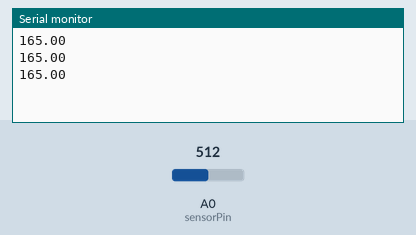
Recording of a sketch running on a simulated ESP8266 (NodeMCU). Parts: the last lines printed to the serial monitor. The inputs (shaded band) are chosen by the test bench; at power-on: A0 (sensorPin) = 512. WiFi joins after 1.5 s; servers stay silent unless stated.

Above: at 1.2 s.
1.3 s: A0 (sensorPin) set to 716
At 1.86 s:
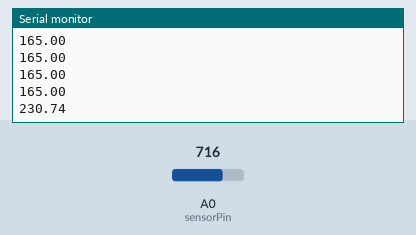
2.8 s: A0 (sensorPin) set to 900
At 3.06 s:
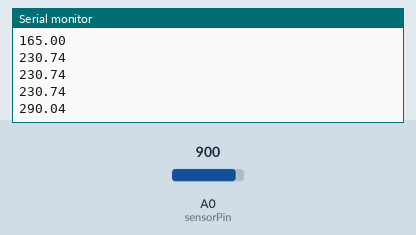
Timing chart, 0 to 5.8 s (numbered marks = the images above; inputs shaded):
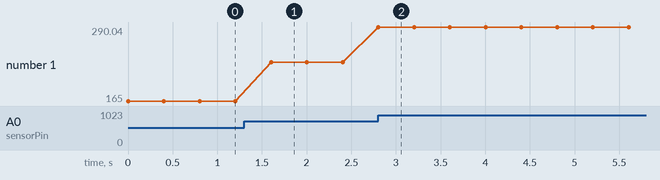

Measured:
- after the input at 1.3 s, the serial monitor: prints a new line after 0.30 s (image 1)
- after the input at 2.8 s, the serial monitor: prints a new line at once (image 2)
- plotted number 1: 165 → 230.74 after the input at 1.3 s, 230.74 → 290.04 after the input at 2.8 s

The sketch:

ThinkSpeak_LM35_temperature.ino
```cpp
#include <ESP8266WiFi.h>
#include <WiFiClient.h>
#include <ThingSpeak.h>

const char *ssid="PIJUSH_HP6GEN";
const char *psw="pijushhp6gen";
int val;
int sensorPin= A0;
WiFiClient Client ;

unsigned long channelID = 561929;
const char *WriteAPIKey= "KVFLK2MKUSRSA1V8";

void setup() {
    Serial.begin(115200);
    WiFi.begin(ssid,psw);
    ThingSpeak.begin(Client);// put your setup code here, to run once:
}

void loop() {
     val=analogRead(sensorPin);
     float mv=(val/1024.0)*3300.0;
     float cel=mv/10.0;
     Serial.println(cel);
     ThingSpeak.writeField(channelID,cel,1,WriteAPIKey);
     delay(100);// put your main code here, to run repeatedly:
}
```
